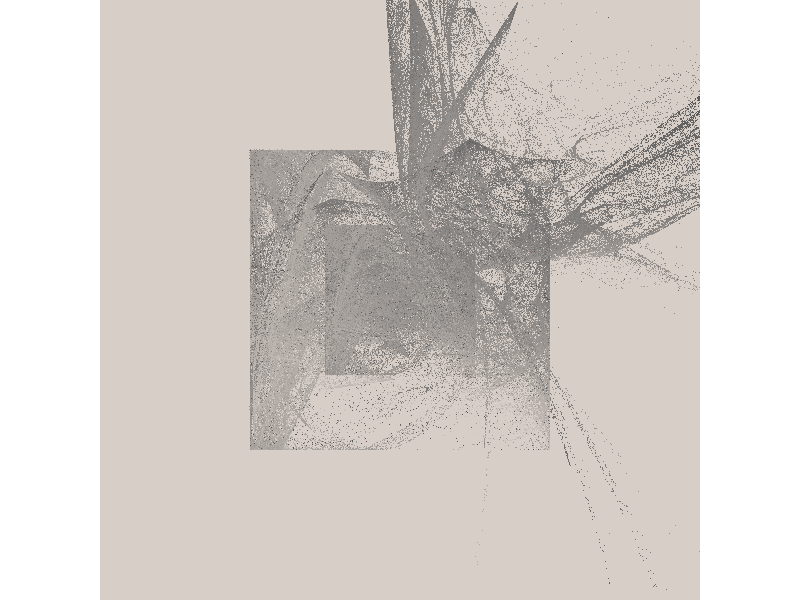

Generate this figure with R:
library(tibble)
library(ggplot2)
library(ggthemes)

unbox_art <- function(data, seed = NULL, size = 1) {
  
  # convert to data frame and sample a palette
  data <- data |> as.data.frame() |> as_tibble()
  names(data) <- c("x", "y", "c", "l", "t")[1:ncol(data)]
  shades <- sample_canva2(seed)
  
  # render image as a scatter plot
  ggplot(data, aes(x, y, colour = c)) +
    geom_point(
      size = size,
      stroke = 0,
      show.legend = FALSE
    ) + 
    theme_void() + 
    coord_equal(xlim = c(-4, 4), ylim = c(-4, 4)) + 
    scale_colour_gradientn(colours = shades) + 
    scale_x_continuous(expand = c(0, 0)) +
    scale_y_continuous(expand = c(0, 0)) +
    theme(panel.background = element_rect(
      fill = shades[1], colour = shades[1]
    ))
}

sample_canva2 <- function(seed = NULL, n = 4) {
  if(!is.null(seed)) set.seed(seed)
  sample(ggthemes::canva_palettes, 1)[[1]] |>
    (\(x) colorRampPalette(x)(n))()  
}

unboxer_base <- function(iterations, layers, seed = NULL) {
  if(!is.null(seed)) set.seed(seed)
  
  # coefficients defining affine layer transforms, A_i
  coeffs <- array(
    data = runif(9 * layers, min = -1, max = 1), 
    dim = c(3, 3, layers)
  )
  
  # list of variant functions, g_j
  funs <- list(
    function(point) point + (sum(point ^ 2)) ^ (1/3),
    function(point) sin(point),
    function(point) 2 * sin(point)
  )
  
  # updater function: apply the layer, then the function
  update <- function(point, layer, transform) {
    f <- funs[[transform]]
    z <- point[3]
    point[3] <- 1
    point <- f(point %*% coeffs[,,layer])
    point[3] <- (point[3] + z)/2
    return(point)
  }
  
  # initial point
  point0 <- matrix(
    data = runif(3, min = -1, max = 1), 
    nrow = 1,
    ncol = 3
  )
  
  # sample points
  layer_ind <- sample(layers, iterations, replace = TRUE)  
  trans_ind <- sample(length(funs), iterations, replace = TRUE)  
  
  points <- vector("list", iterations + 1)
  points[[1]] <- point0  # Changed from 'point' to 'point0'
  
  for(i in 1:iterations) {
    points[[i + 1]] <- update(points[[i]], layer_ind[i], trans_ind[i])
  }
  
  # Convert list to matrix first
  points_matrix <- do.call(rbind, points)
  
  # Then add columns and return
  points <- cbind(
    points_matrix,
    c(0, layer_ind),
    c(0, trans_ind)
  )
  return(points)
}

#print(unboxer_base(10, layers = 1, seed = 333))

#tic()
unboxer_base(1000000, layers = 3, seed = 66) |> 
  unbox_art(seed = 66, size = .1)
